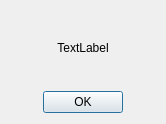
<?xml version="1.0" encoding="UTF-8"?>
<ui version="4.0">
 <class>Dialog</class>
 <widget class="QDialog" name="Dialog">
  <property name="windowModality">
   <enum>Qt::ApplicationModal</enum>
  </property>
  <property name="geometry">
   <rect>
    <x>0</x>
    <y>0</y>
    <width>166</width>
    <height>124</height>
   </rect>
  </property>
  <property name="windowTitle">
   <string>Eroare</string>
  </property>
  <property name="windowIcon">
   <iconset>
    <normaloff>icon.png</normaloff>icon.png</iconset>
  </property>
  <layout class="QVBoxLayout" name="verticalLayout_3">
   <item>
    <layout class="QVBoxLayout" name="verticalLayout">
     <item>
      <widget class="QLabel" name="errorMessage">
       <property name="text">
        <string>TextLabel</string>
       </property>
       <property name="alignment">
        <set>Qt::AlignCenter</set>
       </property>
      </widget>
     </item>
     <item>
      <widget class="QDialogButtonBox" name="buttonBox">
       <property name="orientation">
        <enum>Qt::Horizontal</enum>
       </property>
       <property name="standardButtons">
        <set>QDialogButtonBox::Ok</set>
       </property>
       <property name="centerButtons">
        <bool>true</bool>
       </property>
      </widget>
     </item>
    </layout>
   </item>
  </layout>
 </widget>
 <resources/>
 <connections>
  <connection>
   <sender>buttonBox</sender>
   <signal>accepted()</signal>
   <receiver>Dialog</receiver>
   <slot>accept()</slot>
   <hints>
    <hint type="sourcelabel">
     <x>248</x>
     <y>254</y>
    </hint>
    <hint type="destinationlabel">
     <x>157</x>
     <y>274</y>
    </hint>
   </hints>
  </connection>
  <connection>
   <sender>buttonBox</sender>
   <signal>rejected()</signal>
   <receiver>Dialog</receiver>
   <slot>reject()</slot>
   <hints>
    <hint type="sourcelabel">
     <x>316</x>
     <y>260</y>
    </hint>
    <hint type="destinationlabel">
     <x>286</x>
     <y>274</y>
    </hint>
   </hints>
  </connection>
 </connections>
</ui>
